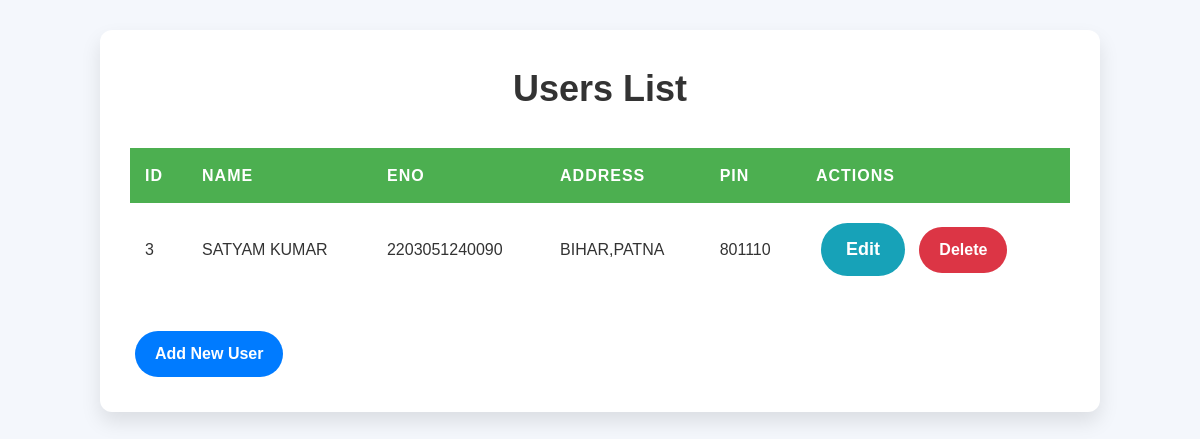
The page /index on the database as committed earlier.
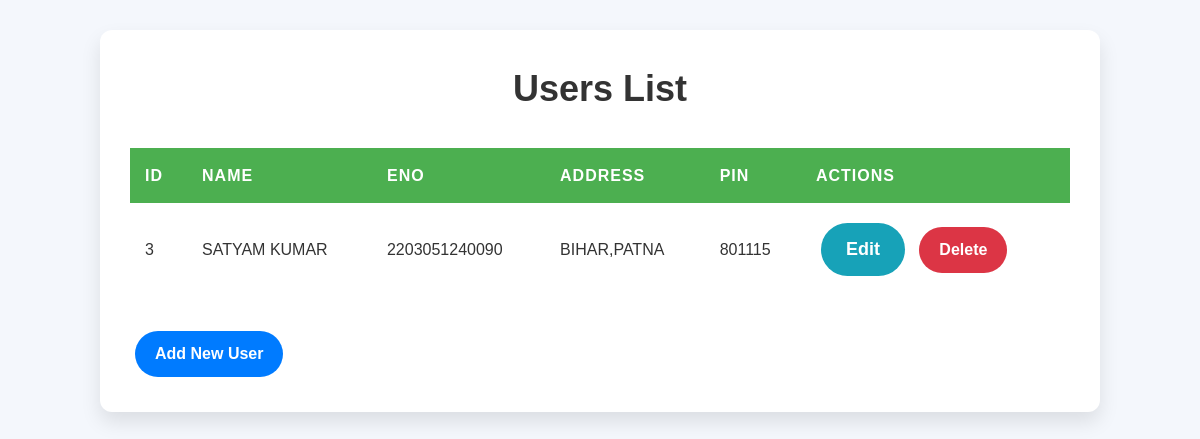
The same page on the database as committed later.
### tables this page shows
CREATE TABLE "users" (
	"UID"	INTEGER PRIMARY KEY AUTOINCREMENT,
	"UNAME"	TEXT,
	"UENNO"	TEXT,
    "UADD" TEXT,
    "UPIN" INTEGER
);

### app.py (the view)
@app.route("/")
@app.route("/index")
def index():
    con = get_db_connection()
    cur = con.cursor()
    cur.execute("SELECT * FROM users")
    data = cur.fetchall()
    con.close()
    return render_template("index.html", datas=data)

### app.py (called while the page is built)
def get_db_connection():
    con = sql.connect("db3.db")
    con.row_factory = sql.Row
    return con

### templates/index.html (shortened to what this page needs)
<!DOCTYPE html>
<html lang="en">
<head>
    <link rel="stylesheet" href="{{ url_for('static', filename='css/styles.css') }}">
</head>
<body>
    <div class="container">
        <h1 class="text-center">Users List</h1>
        <table class="table table-bordered table-striped">
            <thead>
                <tr>
                    <th>ID</th>
                    <th>Name</th>
                    <th>ENo</th>
                    <th>Address</th>
                    <th>PIN</th>
                    <th>Actions</th>
                </tr>
            </thead>
            <tbody>
                {% for user in datas %}
                <tr>
                    <td>{{ user['UID'] }}</td>
                    <td>{{ user['UNAME'] }}</td>
                    <td>{{ user['UENNO'] }}</td>
                    <td>{{ user['UADD'] }}</td>
                    <td>{{ user['UPIN'] }}</td>
                    <td>
                        <a href="{{ url_for('edit_user', uid=user['UID']) }}" class="btn btn-info">Edit</a>
                        <a href="{{ url_for('delete_user', uid=user['UID']) }}" class="btn btn-danger" onclick="return confirm('Are you sure you want to delete this user?')">Delete</a>
                    </td>
                </tr>
                {% endfor %}
            </tbody>
        </table>
        <a href="{{ url_for('add_user') }}" class="btn btn-primary">Add New User</a>
    </div>
</body>
</html>

### static/css/styles.css (style rules this page uses)
* { box-sizing: border-box; margin: 0; padding: 0; }
body { font-family: 'Arial', sans-serif; background-color: #f4f7fc; color: #333; line-height: 1.6; padding: 30px 0; }
.container { max-width: 1000px; margin: 0 auto; background-color: #fff; padding: 30px; border-radius: 12px; box-shadow: 0 10px 20px rgba(0, 0, 0, 0.1); overflow: hidden; }
h1 { font-size: 36px; color: #333; margin-bottom: 30px; text-align: center; font-weight: 600; }
table { width: 100%; border-collapse: collapse; margin-bottom: 30px; }
th, td { padding: 15px; text-align: left; font-size: 16px; }
th { background-color: #4CAF50; color: white; text-transform: uppercase; letter-spacing: 1px; }
.btn { display: inline-block; padding: 10px 20px; margin: 5px; font-size: 16px; font-weight: bold; text-decoration: none; text-align: center; border-radius: 30px; cursor: pointer; transition: all 0.3s ease-in-out; }
.btn-primary { background-color: #007bff; color: white; border: none; }
.btn-info { background-color: #17a2b8; color: white; text-decoration: none; padding: 12px 25px; border-radius: 30px; font-size: 18px; font-weight: bold; transition: all 0.3s ease-in-out; }
.btn-danger { background-color: #dc3545; color: white; border: none; }

Rows that differ between the two databases and show on the page:
changed users "SATYAM KUMAR": UPIN "801110" → "801115"
